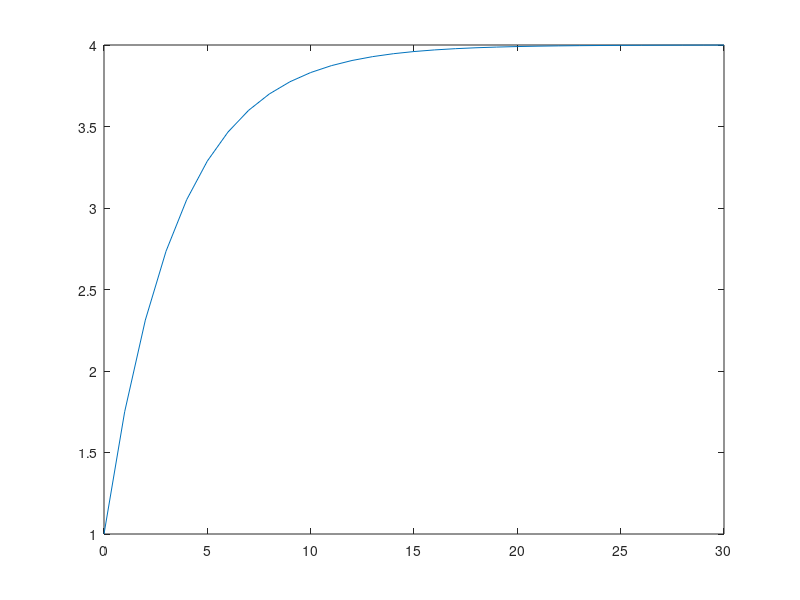
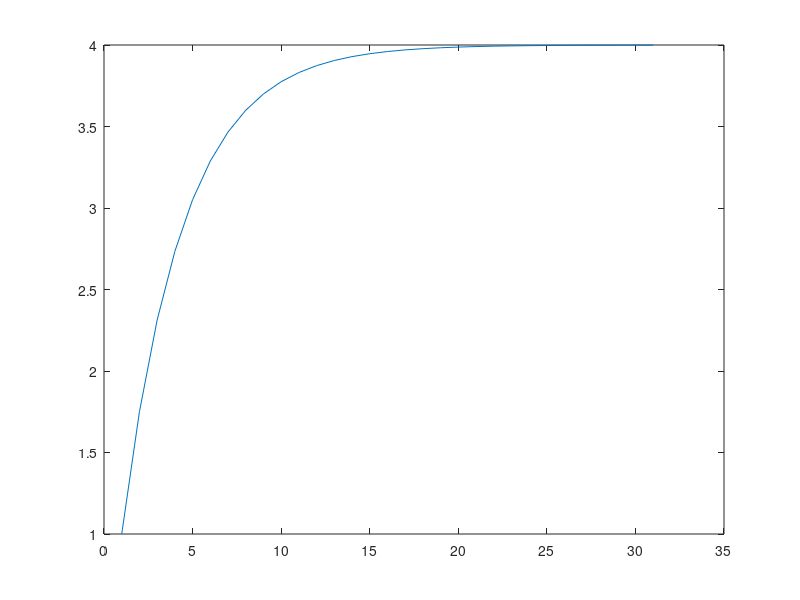
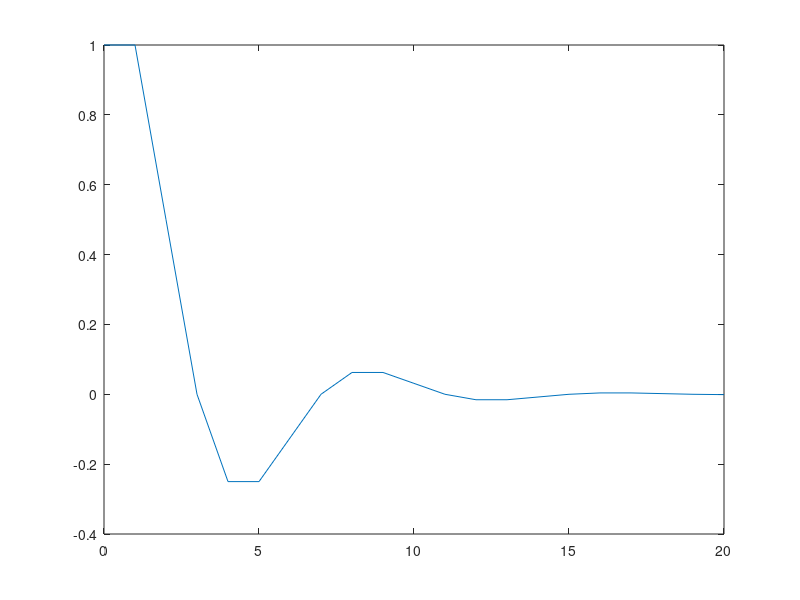
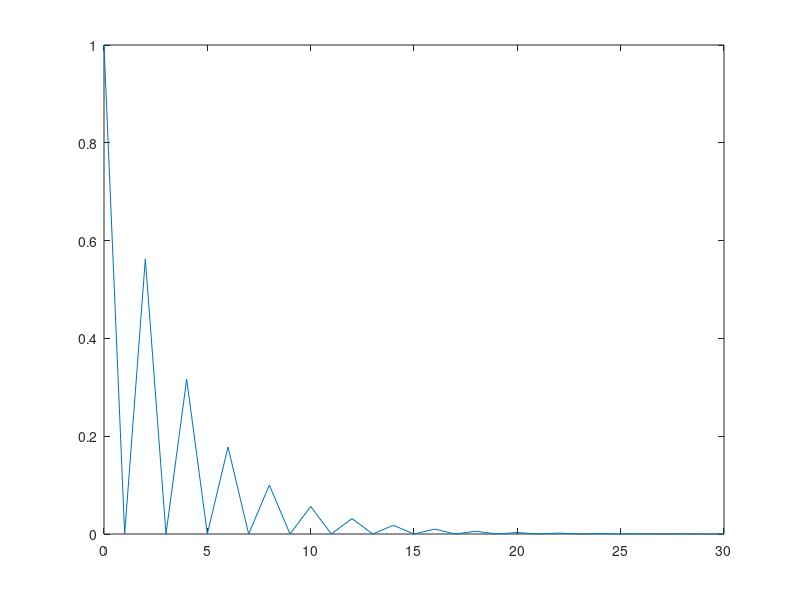

These charts were generated, in order, by the following MATLAB code:
% %question C
num1 = [1 0];
den1 = [1 -3/4];
testsys1 = tf(num1,den1,-1); %-1 is the sample time, if it's undefined, it's -1
[Y1,T1] = step(testsys1);
figure,plot(T1,Y1);
figure,plot(step(testsys1));
% %question E
% num2 = [1 -5/4 3/8];
% den2 = [1 0 0];
% testsys2 = tf(num2,den2,-1);
% [Y2,T2] = step(testsys2);
% figure,plot(T2,Y2);
% %question F
% num3 = [1 0];
% den3 = [1 3/4];
% testsys3 = tf(num3,den3,-1);
% [Y3,T3] = step(testsys3);
% figure,plot(T3,Y3);
%2.question A
num2A = [1 0 0];
den2A = [1 -1 1/2];
testsys2A = tf(num2A,den2A,-1);
[Y2A,T2A] = impulse(testsys2A);
figure,plot(T2A,Y2A);
%2.question B
num2B = [1 0 0];
den2B = [1 0 -9/16];
testsys2B = tf(num2B,den2B,-1);
[Y2B,T2B] = impulse(testsys2B);
figure,plot(T2B,Y2B);
%2.question C
num2C = [1 0];
den2C = [1 -3/4];
testsys2C = tf(num2C,den2C,-1);
[Y2C,T2C] = impulse(testsys2C);
figure,plot(T2C,Y2C);
%2.question D
num2D = [1 -3/4];
den2D = [1 0];
testsys2D = tf(num2D,den2D,-1);
[Y2D,T2D] = impulse(testsys2D);
figure,plot(T2D,Y2D);
%2.question E
num2E = [1 -5/4 3/8];
den2E = [1 0 0];
testsys2E = tf(num2E,den2E,-1);
[Y2E,T2E] = impulse(testsys2E);
figure,plot(T2E,Y2E);
%2.question F
num2F = [1 0];
den2F = [1 3/4];
testsys2F = tf(num2F,den2F,-1);
[Y2F,T2F] = impulse(testsys2F);
figure,plot(T2F,Y2F);
